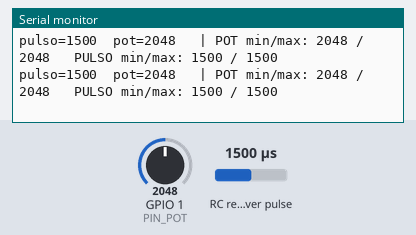
Simulated run of this sketch. Board: Seeed XIAO ESP32-S3. On the bench: the last lines printed to the serial monitor. Wiring (inferred from the names in the program): RC receiver channel: data GPIO 2. The test bench sets the inputs (shaded band); at power-on: RC receiver pulse 1500 µs, GPIO 1 (PIN_POT) = 2048 (analog values on the 0–4095 scale).

Above: at 1.2 s.
1.3 s: RC receiver pulse (sensor on GPIO 2) set to 1020 µs
At 1.46 s:
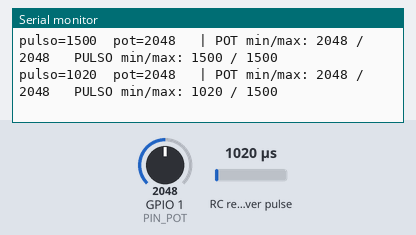
2.8 s: GPIO 1 (PIN_POT) set to 2140
At 2.9 s:
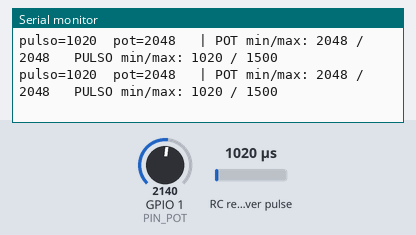
4.3 s: RC receiver pulse (sensor on GPIO 2) set to 1250 µs
At 4.34 s:
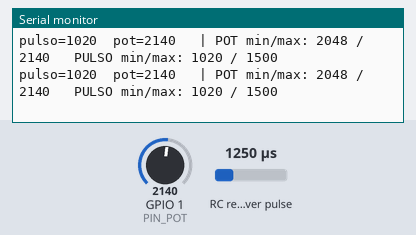
5.8 s: GPIO 1 (PIN_POT) set to 2060
At 5.9 s:
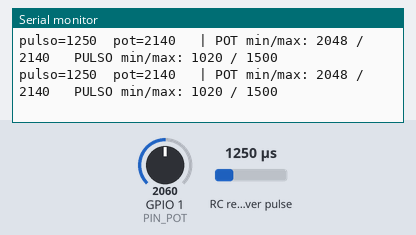
Timing chart, 0 to 8.3 s (numbered marks = the images above; inputs shaded):
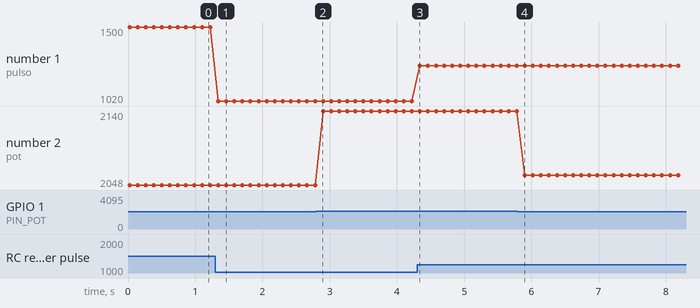

Measured:
- after the input at 1.3 s, the serial monitor: prints a new line at once (image 1)
- plotted number 1: 1500 → 1020 after the input at 1.3 s, 1020 → 1250 after the input at 4.3 s
- plotted number 2: 2048 → 2140 after the input at 2.8 s, 2140 → 2060 after the input at 5.8 s

The sketch:

calibracion_XIAO.ino
```cpp
// ============================================================
//  Calibración — XIAO ESP32-S3 + FS-GR3E + pot de dirección
//  Sube esto PRIMERO, con el motor de dirección DESCONECTADO.
//
//  Arduino IDE: placa "XIAO_ESP32S3", USB CDC On Boot: Enabled
//  Monitor serial a 115200 baudios.
//
//  1) Gira las ruedas a mano de tope a tope -> anota POT min/max
//  2) Mueve el volante del GT3C de tope a tope -> anota PULSO min/max
//  3) Presiona RESET y repite girando DESPACIO para descartar picos.
// ============================================================

const int PIN_CH1 = D1;   // GPIO2  <- GR3E CH1 pin S
const int PIN_POT = D0;   // GPIO1  <- pot VERDE (ADC1)

int potLo = 4095, potHi = 0;
int pulLo = 3000, pulHi = 0;

int leerPot() {
  long suma = 0;
  for (int i = 0; i < 8; i++) suma += analogRead(PIN_POT);
  return suma / 8;
}

void setup() {
  Serial.begin(115200);
  unsigned long t0 = millis();
  while (!Serial && millis() - t0 < 3000) {}   // espera al monitor
  pinMode(PIN_CH1, INPUT);
  analogReadResolution(12);                     // 0-4095
  Serial.println("Calibracion iniciada. Mueve ruedas y volante de tope a tope.");
}

void loop() {
  int pulse = pulseIn(PIN_CH1, HIGH, 30000);
  int pot   = leerPot();

  if (pot < potLo) potLo = pot;
  if (pot > potHi) potHi = pot;
  if (pulse >= 900 && pulse <= 2100) {
    if (pulse < pulLo) pulLo = pulse;
    if (pulse > pulHi) pulHi = pulse;
  }

  Serial.print("pulso=");
  Serial.print(pulse == 0 ? String("SIN SENAL") : String(pulse));
  Serial.print("  pot=");
  Serial.print(pot);
  Serial.print("   | POT min/max: ");
  Serial.print(potLo); Serial.print(" / "); Serial.print(potHi);
  Serial.print("   PULSO min/max: ");
  Serial.print(pulLo); Serial.print(" / "); Serial.println(pulHi);

  delay(100);
}
```
